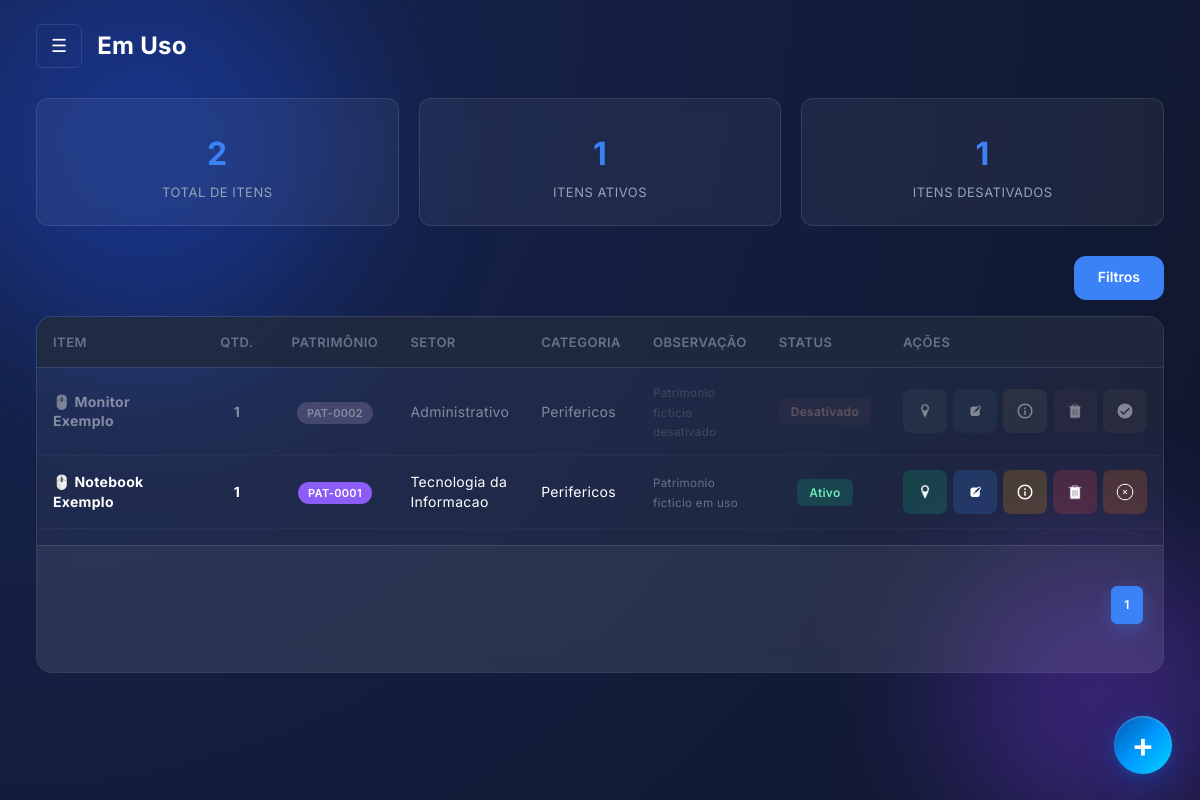
The app's page /pages/em-uso.php (signed in) with its own data.
### tables this page shows
CREATE TABLE `itens_em_uso` (
  `id` int(11) NOT NULL,
  `patrimonio` varchar(50) DEFAULT NULL,
  `nome` varchar(120) DEFAULT NULL,
  `categoria_id` int(11) DEFAULT NULL,
  `setor_id` int(11) NOT NULL,
  `foto_loc` longblob DEFAULT NULL,
  `quantidade` int(11) NOT NULL DEFAULT 1,
  `data_saida` timestamp NOT NULL DEFAULT current_timestamp(),
  `observacao` text DEFAULT NULL,
  `ativo` tinyint(1) DEFAULT 1
);

CREATE TABLE `setores` (
  `id` int(11) NOT NULL,
  `andar` int(11) NOT NULL,
  `nome` varchar(100) NOT NULL,
  `descricao` text DEFAULT NULL,
  `ativo` tinyint(1) DEFAULT 1
);

CREATE TABLE `categorias` (
  `id` int(11) NOT NULL,
  `nome` varchar(100) NOT NULL,
  `ativo` tinyint(1) DEFAULT 1,
  `criado_em` timestamp NOT NULL DEFAULT current_timestamp(),
  `parent_id` int(11) DEFAULT NULL,
  `quantidade_minima` int(11) NOT NULL DEFAULT 1
);

### pages/em-uso.php (the view, shortened to what this page needs)
<?php
require_once $_SERVER['DOCUMENT_ROOT'] . "/estoquemh/cone.php";
$sql_categorias = "
SELECT
    c1.id AS pai_id,
    c1.nome AS pai_nome,
    c2.id AS filho_id,
    c2.nome AS filho_nome,
    c2.quantidade_minima AS filho_qtd_min
FROM categorias c1
LEFT JOIN categorias c2 ON c2.parent_id = c1.id
WHERE c1.parent_id IS NULL
ORDER BY c1.nome, c2.nome";
$result = mysqli_query($cone, $sql_categorias);
$categorias = [];
while ($row = mysqli_fetch_assoc($result)) {
    $paiId = $row['pai_id'];
    if (!isset($categorias[$paiId])) {
        $categorias[$paiId] = [
            'id' => $paiId,
            'nome' => $row['pai_nome'],
            'subcategorias' => []
        ];
    }
    if ($row['filho_id']) {
        $categorias[$paiId]['subcategorias'][] = [
            'id' => $row['filho_id'],
            'nome' => $row['filho_nome'],
            'quantidade_minima' => $row['filho_qtd_min'] ?? 0
        ];
    }
}
function getEmojiForCategory($catId) {
    switch($catId) {
        case 1: return '🖱️';
        case 2: return '⌨️';
    }
}
$categoryEmojis = [];
foreach ($categorias as $cat) {
    $categoryEmojis[$cat['id']] = getEmojiForCategory($cat['id']);
    if (!empty($cat['subcategorias'])) {
        foreach ($cat['subcategorias'] as $sub) {
            $categoryEmojis[$sub['id']] = getEmojiForCategory($sub['id']);
        }
    }
}
$porPaginaEmUso = (int)($_GET['limite_em_uso'] ?? 10);
$paginaEmUso = max((int)($_GET['pagina_em_uso'] ?? 1), 1);
$offsetEmUso = ($paginaEmUso - 1) * $porPaginaEmUso;
$sql_total_em_uso = "SELECT COUNT(*) AS total FROM itens_em_uso ieu WHERE 1=1";
$res_total_em_uso = mysqli_query($cone, $sql_total_em_uso);
$totalRegistrosEmUso = mysqli_fetch_assoc($res_total_em_uso)['total'] ?? 0;
$totalPaginasEmUso = max(ceil($totalRegistrosEmUso / $porPaginaEmUso), 1);
$where_base_sql = '';
$sql_total_ativos = "SELECT COUNT(*) AS total FROM itens_em_uso ieu WHERE 1=1{$where_base_sql} AND ieu.ativo = 1";
$sql_total_inativos = "SELECT COUNT(*) AS total FROM itens_em_uso ieu WHERE 1=1{$where_base_sql} AND ieu.ativo = 0";
$totalAtivosEmUso = mysqli_fetch_assoc(mysqli_query($cone, $sql_total_ativos))['total'] ?? 0;
$totalInativosEmUso = mysqli_fetch_assoc(mysqli_query($cone, $sql_total_inativos))['total'] ?? 0;
$sql_em_uso = "
    SELECT
        ieu.id,
        ieu.patrimonio,
        ieu.nome,
        ieu.categoria_id,
        ieu.foto_loc,
        ieu.ativo,
        c.nome AS categoria_nome,
        s.nome AS setor_nome,
        s.id AS setor_id,
        ieu.quantidade,
        ieu.data_saida,
        ieu.observacao
    FROM itens_em_uso ieu
    LEFT JOIN categorias c ON ieu.categoria_id = c.id
    LEFT JOIN setores s ON ieu.setor_id = s.id
    WHERE 1=1
";
$sql_em_uso .= " ORDER BY ieu.data_saida DESC LIMIT $porPaginaEmUso OFFSET $offsetEmUso";
$resultado_em_uso = mysqli_query($cone, $sql_em_uso);
?>
<!DOCTYPE html>
<html lang="pt-br">
<head>
    <link rel="stylesheet" href="/estoquemh/css/style.css">
</head>
<body>
<div class="ambient-bg">
    <div class="orb orb-1"></div>
    <div class="orb orb-2"></div>
</div>
<div class="layout">
    <div class="main-content">
        <header class="topbar">
            <div style="display: flex; align-items: center; gap: 15px;">
                <button class="btn-toggle" onclick="toggleSidebar()">☰</button>
                <h1>Em Uso</h1>
            </div>
        </header>
        <div class="cards">
            <div class="card kpi-card" role="button" tabindex="0" data-card-action="em-uso-todos" title="Mostrar todos os itens">
                <h3><?= (int)$totalRegistrosEmUso ?></h3>
                <span>Total de itens</span>
            </div>
            <div class="card kpi-card" role="button" tabindex="0" data-card-action="em-uso-ativos" title="Filtrar itens ativos">
                <h3><?= (int)$totalAtivosEmUso ?></h3>
                <span>Itens ativos</span>
            </div>
            <div class="card kpi-card" role="button" tabindex="0" data-card-action="em-uso-inativos" title="Filtrar itens desativados">
                <h3><?= (int)$totalInativosEmUso ?></h3>
                <span>Itens desativados</span>
            </div>
        </div>
        <div class="filter-trigger-row">
            <button class="btn-primary" type="button" onclick="abrirModal('filtros-em-uso')">Filtros</button>
        </div>
        <div class="glass-panel" style="padding: 0; overflow: hidden;">
            <div style="overflow-x: auto;">
                <table>
                    <thead>
                            <th style="width: 30%;">Item</th>
                            <th style="width: 10%; text-align:center;">Qtd.</th>
                            <th>Patrimônio</th>
                            <th>Setor</th>
                            <th>Categoria</th>
                            <th>Observação</th>
                            <th>Status</th>
                            <th style="width: 160px;">Ações</th>
                    </thead>
                    <tbody>
<?php if ($resultado_em_uso && mysqli_num_rows($resultado_em_uso) > 0): ?>
    <?php while ($item = mysqli_fetch_assoc($resultado_em_uso)): ?>
        <tr class="<?= ((int)($item['ativo'] ?? 1) === 0) ? 'item-desativado' : '' ?>">
            <td>
                <strong>
                    <?= $categoryEmojis[$item['categoria_id']] ?? '📦' ?>
                    <?= htmlspecialchars($item['nome']) ?>
                </strong>
            </td>
            <td style="text-align:center; font-weight:bold;">
                1
            </td>
            <td style="text-align:center;">
                <span class="badge" style="background:#8b5cf6;">
                    <?= htmlspecialchars($item['patrimonio'] ?: 'PC-000000') ?>
                </span>
            </td>
            <td><?= htmlspecialchars($item['setor_nome']) ?></td>
            <td><?= htmlspecialchars($item['categoria_nome']) ?></td>
            <td>
                <small style="color:#64748b;">
                    <?= htmlspecialchars($item['observacao'] ?: '—') ?>
                </small>
            </td>
            <td style="text-align:center;">
                <span class="badge <?= ((int)$item['ativo'] === 1) ? 'badge-success' : 'badge-danger' ?>">
                    <?= ((int)$item['ativo'] === 1) ? 'Ativo' : 'Desativado' ?>
                </span>
            </td>
            <td>
                <div style="display:flex; gap:6px; justify-content:center;">
                    <button class="btn-icon btn-loc"
                            title="Foto da Localizacao"
                            onclick="abrirFotoLocalizacaoEmUso(<?= (int)$item['id'] ?>)">
                        <img src="/estoquemh/img/loc.png">
                    </button>
                    <button class="btn-icon btn-edit"
                            title="Editar"
                            onclick="abrirModalEditar(
                                <?= (int)$item['id'] ?>,
                                '<?= addslashes($item['nome']) ?>',
                                <?= (int)$item['categoria_id'] ?>,
                                <?= (int)$item['setor_id'] ?>,
                                '<?= addslashes($item['patrimonio'] ?: 'PC-000000') ?>',
                                '<?= addslashes($item['observacao'] ?? '') ?>'
                            )">
                        <img src="/estoquemh/img/editar.png">
                    </button>
                    <button class="btn-icon btn-info"
                            title="Detalhes"
                            onclick="abrirDetalhesEmUso(
                                <?= (int)$item['id'] ?>,
                                '<?= addslashes($item['nome']) ?>',
                                '<?= addslashes($item['patrimonio'] ?: 'PC-000000') ?>',
                                '<?= addslashes($item['setor_nome']) ?>',
                                '<?= addslashes($item['categoria_nome']) ?>'
                            )">
                        <img src="/estoquemh/img/info.png">
                    </button>
                    <button class="btn-icon btn-del"
                            title="Excluir"
                            onclick="abrirModalExcluirEmUso(
                                <?= (int)$item['id'] ?>,
                                '<?= addslashes($item['nome']) ?>'
                            )">
                        <img src="/estoquemh/img/excluir.png">
                    </button>
                    <button class="btn-icon btn-warning"
                            title="<?= ((int)$item['ativo'] === 1) ? 'Desativar' : 'Ativar' ?>"
                            onclick="abrirModalStatusEmUso(
                                <?= (int)$item['id'] ?>,
                                '<?= addslashes($item['nome']) ?>',
                                <?= (int)$item['ativo'] ?>
                            )">
                        <img src="/estoquemh/img/<?= ((int)$item['ativo'] === 1) ? 'cancel.png' : 'check.png' ?>">
                    </button>
                </div>
            </td>
        </tr>
    <?php endwhile; ?>
<?php endif; ?>
</tbody>
                </table>
            </div>
            <div class="table-footer">
                <div class="paginacao">
                    <?php for ($p = 1; $p <= $totalPaginasEmUso; $p++): ?>
                        <a href="?<?= http_build_query(array_merge($_GET, ['pagina_em_uso' => $p])) ?>" class="<?= $p == $paginaEmUso ? 'ativo' : '' ?>"><?= $p ?></a>
                    <?php endfor; ?>
                </div>
            </div>
        </div>
    </div>
</div>
<button type="button" class="fab-add-item" onclick="abrirModal('item')" aria-label="Adicionar item em uso" title="Adicionar item em uso">
    +
</button>
</body>
</html>

### records on screen
itens_em_uso: categoria "🖱️", nome "Monitor Exemplo", patrimonio "PAT-0002", setor.nome "Administrativo", categoria.nome "Perifericos", observacao "Patrimonio ficticio desativado", ativo "Desativado"
itens_em_uso: categoria "🖱️", nome "Notebook Exemplo", patrimonio "PAT-0001", setor.nome "Tecnologia da Informacao", categoria.nome "Perifericos", observacao "Patrimonio ficticio em uso", ativo "Ativo"

### other values on screen
$totalRegistrosEmUso "2"
$totalAtivosEmUso "1"
$totalInativosEmUso "1"
